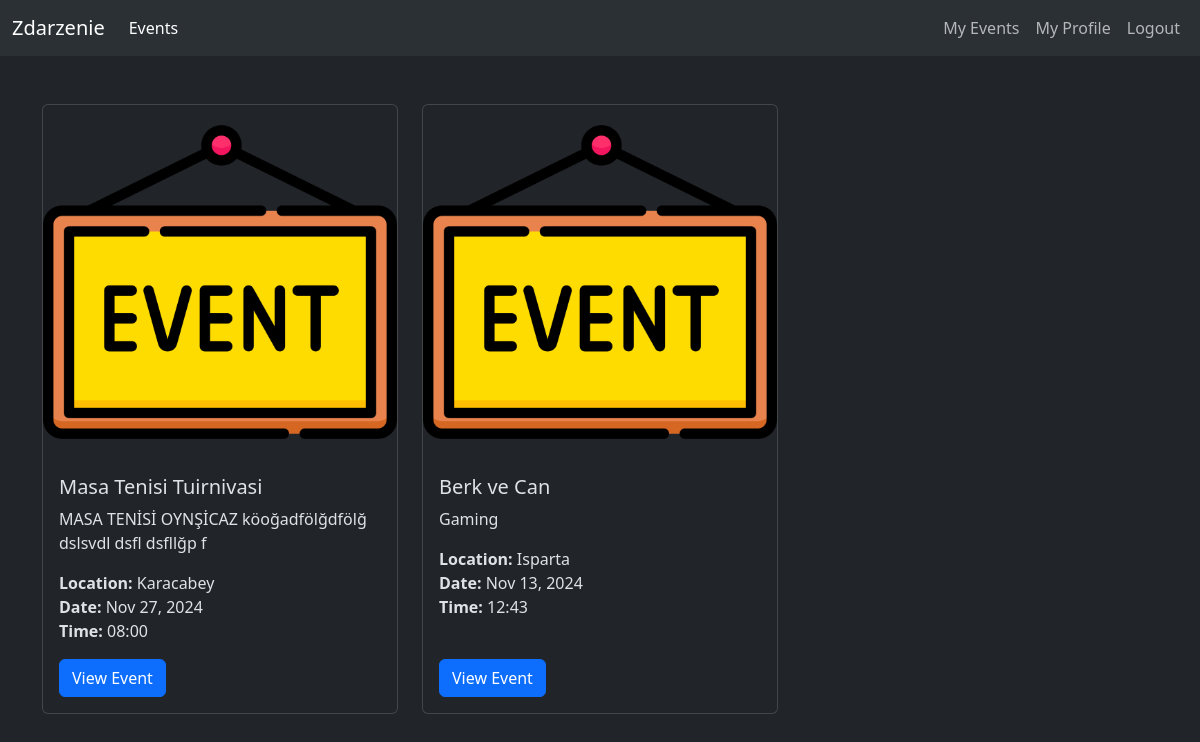
Screenshot of /events/all_events (signed in) with the database file from the repository.
### events/models.py (models this page shows, shortened)
class Event(models.Model):
    event_id = models.AutoField(primary_key=True)
    event_name = models.CharField(max_length=60,blank=True, null=True)
    event_description = models.TextField(blank=True, null=True)
    event_date = models.DateTimeField(blank=True, null=True)
    event_time = models.CharField(max_length=10,blank=True, null=True)
    event_duration = models.FloatField(max_length=10,blank=True, null=True)
    event_location = models.ForeignKey(Location,on_delete=models.CASCADE,blank=True,null=True)
    event_category = models.CharField(max_length=60,blank=True, null=True)
    event_image = models.ImageField(upload_to='event_images', blank=True, null=True)
    event_is_approved = models.BooleanField(blank=True,null=True)
    event_owner = models.ForeignKey(User,on_delete=models.CASCADE,blank=True,null=True)
    attendees = models.ManyToManyField(User, related_name='events', blank=True)

class Location(models.Model):
    location_id = models.AutoField(primary_key=True)
    location_name = models.CharField(max_length=60,blank=True, null=True)
    location_latitude = models.FloatField(blank=True,null=True)
    location_longitude = models.FloatField(blank=True,null=True)

### events/views.py (the view)
# urls.py: path("all_events",views.all_events,name="all_events"),
def all_events(request):
    if not request.user.is_authenticated:
        return redirect("authentication:login")
    all_of_the_events = Event.objects.filter(event_is_approved=True)
    user_profile = request.user.profile
    user_interests = set(user_profile.interests.split(',')) if user_profile.interests else set()
    user_event_history = request.user.events.all()  # User's past attended events
    user_location = user_profile.location
    event_scores = []
    for event in all_of_the_events:
        event_interests = set(event.event_category.split(',')) if event.event_category else set()
        interest_score = len(user_interests.intersection(event_interests))
        has_attended_before = event in user_event_history
        history_score = 1 if has_attended_before else 0
        location_score = 0
        if event.event_location and user_location:
            distance = math.sqrt(
                pow(event.event_location.location_latitude - user_location.location_latitude, 2) +
                pow(event.event_location.location_longitude - user_location.location_longitude, 2)
            )
            location_score = 1 / (1 + distance)
        total_score = (interest_score * 0.5) + (history_score * 0.3) + (location_score * 0.2)
        event_scores.append((event, total_score))
    sorted_events = sorted(event_scores, key=lambda x: x[1], reverse=True)
    sorted_events = [event[0] for event in sorted_events]
    return render(request, 'events/all_events.html', {'events': sorted_events})

### templates/events/all_events.html
{% extends "utils/layout.html" %}
{% load static %}
{% block body %}
    <div class="row">
        {% for event in events %}
            <div class="col-md-4 mb-4">
                <div class="card h-100">
                    {% if event.event_image %}
                    <img src="{% static 'img/event_img.png' %}" class="card-img-top" alt="{{ event.event_name }}">
                {% else %}
                    <img src="{% static 'img/event_img.png' %}" class="card-img-top" alt="Event Image">
                    {% endif %}
                    <div class="card-body d-flex flex-column">
                        <h5 class="card-title">{{ event.event_name }}</h5>
                        <p class="card-text">{{ event.event_description|truncatewords:20 }}</p>
                        <p class="card-text">
                            <strong>Location:</strong> {{ event.event_location.location_name }} <br>
                            <strong>Date:</strong> {{ event.event_date|date:"M d, Y" }} <br>
                            <strong>Time:</strong> {{ event.event_time }}
                        </p>
                        <div class="mt-auto">
                            <a href="{% url 'events:show_event' event.event_id %}" class="btn btn-primary">View Event</a>
                        </div>
                    </div>
                </div>
            </div>
        {% empty %}
            <p>No events available.</p>
        {% endfor %}
    </div>
{% endblock body %}

### templates/utils/layout.html (shortened to what this page needs)
<!DOCTYPE html>
<html lang="en">
<head>
    <link href="https://cdn.jsdelivr.net/npm/bootstrap@5.3.3/dist/css/bootstrap.min.css" rel="stylesheet">
</head>
<body data-bs-theme="dark" id="pageBody">
  <nav class="navbar navbar-expand-lg bg-body-tertiary">
    <div class="container-fluid">
      <a class="navbar-brand" href="{% url 'index' %}">Zdarzenie</a>
      <div class="collapse navbar-collapse d-flex justify-content-start" id="navbarText">
        <ul class="navbar-nav me-auto mb-2 mb-lg-0">
          <li class="nav-item">
            <a class="nav-link active" aria-current="page" href="{% url 'events:all_events' %}">Events</a>
          </li>
        </ul>
        <ul class="navbar-nav mb-2 mb-lg-0">
          {% if request.user.is_authenticated %}
            {% if request.user.is_superuser %}
            <li class="nav-item">
              <a class="nav-link" href="{% url 'administration:dashboard' %}">Dashboard</a>
            </li>
            <li class="nav-item">
              <a class="nav-link" href="{% url 'authentication:logout' %}">Logout</a>
            </li>
            {% else %}
            <li class="nav-item">
              <a class="nav-link" href="{% url 'events:my_events' %}">My Events</a>
            </li>
            <li class="nav-item">
              <a class="nav-link" href="{% url 'events:my_profile' %}">My Profile</a>
            </li>
            <li class="nav-item">
              <a class="nav-link" href="{% url 'authentication:logout' %}">Logout</a>
            </li>
            {% endif %}
          {% endif %}
        </ul>
      </div>
    </div>
  </nav>
  <div class="container">
    <br><br>
    {% block body %}
    {% endblock body %}
  </div>
</body>
</html>

### rows the page displays
Event: event_name "Masa Tenisi Tuirnivasi", event_description "MASA TENİSİ OYNŞİCAZ köoğadfölğdfölğ dslsvdl dsfl dsfllğp f", event_location.location_name "Karacabey", event_date "Nov 27, 2024", event_time "08:00"
Event: event_name "Berk ve Can", event_description "Gaming", event_location.location_name "Isparta", event_date "Nov 13, 2024", event_time "12:43"
